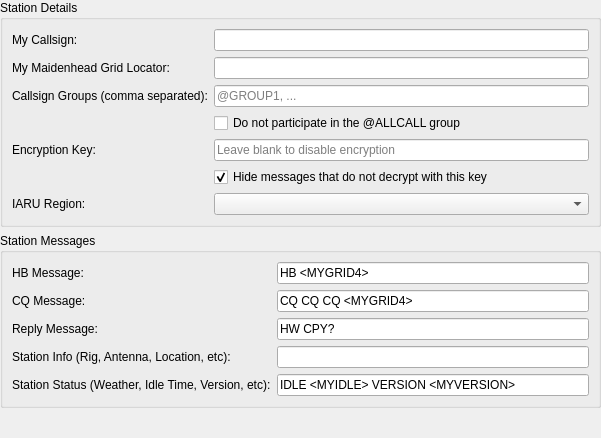
             <widget class="QWidget" name="scrollAreaWidgetContents">
              <property name="geometry">
               <rect>
                <x>0</x>
                <y>0</y>
                <width>601</width>
                <height>438</height>
               </rect>
              </property>
              <layout class="QVBoxLayout" name="verticalLayout_3">
               <property name="spacing">
                <number>6</number>
               </property>
               <property name="leftMargin">
                <number>0</number>
               </property>
               <property name="topMargin">
                <number>0</number>
               </property>
               <property name="rightMargin">
                <number>0</number>
               </property>
               <property name="bottomMargin">
                <number>0</number>
               </property>
               <item>
                <widget class="QGroupBox" name="groupBox_17">
                 <property name="title">
                  <string>Station Details</string>
                 </property>
                 <layout class="QGridLayout" name="gridLayout_13">
                  <item row="0" column="0">
                   <widget class="QLabel" name="callsign_label">
                    <property name="text">
                     <string>My Callsign:</string>
                    </property>
                    <property name="buddy">
                     <cstring>callsign_line_edit</cstring>
                    </property>
                   </widget>
                  </item>
                  <item row="1" column="0">
                   <widget class="QLabel" name="grid_label">
                    <property name="text">
                     <string>My Maidenhead Grid Locator:</string>
                    </property>
                    <property name="buddy">
                     <cstring>grid_line_edit</cstring>
                    </property>
                   </widget>
                  </item>
                  <item row="1" column="1">
                   <widget class="QLineEdit" name="grid_line_edit">
                    <property name="toolTip">
                     <string>&lt;html&gt;&lt;head/&gt;&lt;body&gt;&lt;p&gt;4 to 12-digit Maidenhead Locator&lt;/p&gt;&lt;/body&gt;&lt;/html&gt;</string>
                    </property>
                    <property name="maxLength">
                     <number>12</number>
                    </property>
                   </widget>
                  </item>
                  <item row="3" column="1">
                   <widget class="QLineEdit" name="groups_line_edit">
                    <property name="toolTip">
                     <string>&lt;html&gt;&lt;head/&gt;&lt;body&gt;&lt;p&gt;Enter a comma separated list of callsign groups (e.g., @GROUP/1, @ARES, @RACES, etc). &lt;br/&gt;&lt;br/&gt;Each group behaves similarly to @ALLCALL. Messages that are directed to the group are printed at all participating stations.&lt;/p&gt;&lt;/body&gt;&lt;/html&gt;</string>
                    </property>
                    <property name="text">
                     <string/>
                    </property>
                    <property name="placeholderText">
                     <string>@GROUP1, ...</string>
                    </property>
                   </widget>
                  </item>
                  <item row="3" column="0">
                   <widget class="QLabel" name="groups_label">
                    <property name="text">
                     <string>Callsign Groups (comma separated):</string>
                    </property>
                   </widget>
                  </item>
                  <item row="0" column="1">
                   <widget class="QLineEdit" name="callsign_line_edit">
                    <property name="toolTip">
                     <string>Station callsign.</string>
                    </property>
                   </widget>
                  </item>
                  <item row="4" column="1">
                   <widget class="QCheckBox" name="avoid_allcall_check_box">
                    <property name="text">
                     <string>Do not participate in the @ALLCALL group</string>
                    </property>
                    <property name="checked">
                     <bool>false</bool>
                    </property>
                   </widget>
                  </item>
                  <item row="5" column="0">
                   <widget class="QLabel" name="encryption_key_label">
                    <property name="text">
                     <string>Encryption Key:</string>
                    </property>
                    <property name="buddy">
                     <cstring>encryption_key_line_edit</cstring>
                    </property>
                   </widget>
                  </item>
                  <item row="5" column="1">
                   <widget class="QLineEdit" name="encryption_key_line_edit">
                    <property name="toolTip">
                     <string>Shared key used to encrypt message payloads and decrypt matching incoming traffic.</string>
                    </property>
                    <property name="echoMode">
                     <enum>QLineEdit::Password</enum>
                    </property>
                    <property name="placeholderText">
                     <string>Leave blank to disable encryption</string>
                    </property>
                   </widget>
                  </item>
                  <item row="6" column="1">
                   <widget class="QCheckBox" name="hide_unencrypted_messages_check_box">
                    <property name="toolTip">
                     <string>When enabled, only messages that decrypt with the configured key are shown.</string>
                    </property>
                    <property name="text">
                     <string>Hide messages that do not decrypt with this key</string>
                    </property>
                    <property name="checked">
                     <bool>true</bool>
                    </property>
                   </widget>
                  </item>
                  <item row="7" column="1">
                   <widget class="QComboBox" name="region_combo_box">
                    <property name="visible">
                     <bool>false</bool>
                    </property>
                    <property name="toolTip">
                     <string>IARU Region</string>
                    </property>
                   </widget>
                  </item>
                  <item row="7" column="0">
                   <widget class="QLabel" name="region_label">
                    <property name="visible">
                     <bool>false</bool>
                    </property>
                    <property name="text">
                     <string>IARU Region:</string>
                    </property>
                    <property name="buddy">
                     <cstring>region_combo_box</cstring>
                    </property>
                   </widget>
                  </item>
                 </layout>
                </widget>
               </item>
               <item>
                <widget class="QGroupBox" name="groupBox_16">
                 <property name="title">
                  <string>Station Messages</string>
                 </property>
                 <layout class="QGridLayout" name="gridLayout_4">
                  <item row="4" column="1">
                   <widget class="QLineEdit" name="status_message_line_edit">
                    <property name="text">
                     <string>IDLE &lt;MYIDLE&gt; VERSION &lt;MYVERSION&gt;</string>
                    </property>
                   </widget>
                  </item>
                  <item row="2" column="0">
                   <widget class="QLabel" name="label_17">
                    <property name="text">
                     <string>Reply Message:</string>
                    </property>
                   </widget>
                  </item>
                  <item row="0" column="0">
                   <widget class="QLabel" name="label_28">
                    <property name="visible">
                     <bool>false</bool>
                    </property>
                    <property name="text">
                     <string>HB Message:</string>
                    </property>
                   </widget>
                  </item>
                  <item row="2" column="1">
                   <widget class="QLineEdit" name="reply_message_line_edit">
                    <property name="text">
                     <string>HW CPY?</string>
                    </property>
                   </widget>
                  </item>
                  <item row="0" column="1">
                   <widget class="QLineEdit" name="hb_message_line_edit">
                    <property name="visible">
                     <bool>false</bool>
                    </property>
                    <property name="text">
                     <string>HB &lt;MYGRID4&gt;</string>
                    </property>
                   </widget>
                  </item>
                  <item row="1" column="1">
                   <widget class="QLineEdit" name="cq_message_line_edit">
                    <property name="text">
                     <string>CQ CQ CQ &lt;MYGRID4&gt;</string>
                    </property>
                   </widget>
                  </item>
                  <item row="3" column="0">
                   <widget class="QLabel" name="label_14">
                    <property name="toolTip">
                     <string>&lt;html&gt;&lt;head/&gt;&lt;body&gt;&lt;p&gt;Station location message&lt;/p&gt;&lt;/body&gt;&lt;/html&gt;</string>
                    </property>
                    <property name="text">
                     <string>Station Info (Rig, Antenna, Location, etc):</string>
                    </property>
                   </widget>
                  </item>
                  <item row="4" column="0">
                   <widget class="QLabel" name="label_27">
                    <property name="text">
                     <string>Station Status (Weather, Idle Time, Version, etc):</string>
                    </property>
                   </widget>
                  </item>
                  <item row="3" column="1">
                   <widget class="QLineEdit" name="info_message_line_edit">
                    <property name="toolTip">
                     <string>&lt;html&gt;&lt;head/&gt;&lt;body&gt;&lt;p&gt;Station location message that is transmitted in response to &amp;quot;@&amp;quot; directed queries.&lt;/p&gt;&lt;/body&gt;&lt;/html&gt;</string>
                    </property>
                   </widget>
                  </item>
                  <item row="1" column="0">
                   <widget class="QLabel" name="label_19">
                    <property name="text">
                     <string>CQ Message:</string>
                    </property>
                   </widget>
                  </item>
                 </layout>
                </widget>
               </item>
               <item>
                <spacer name="verticalSpacer_14">
                 <property name="orientation">
                  <enum>Qt::Orientation::Vertical</enum>
                 </property>
                 <property name="sizeHint" stdset="0">
                  <size>
                   <width>20</width>
                   <height>40</height>
                  </size>
                 </property>
                </spacer>
               </item>
              </layout>
             </widget>
